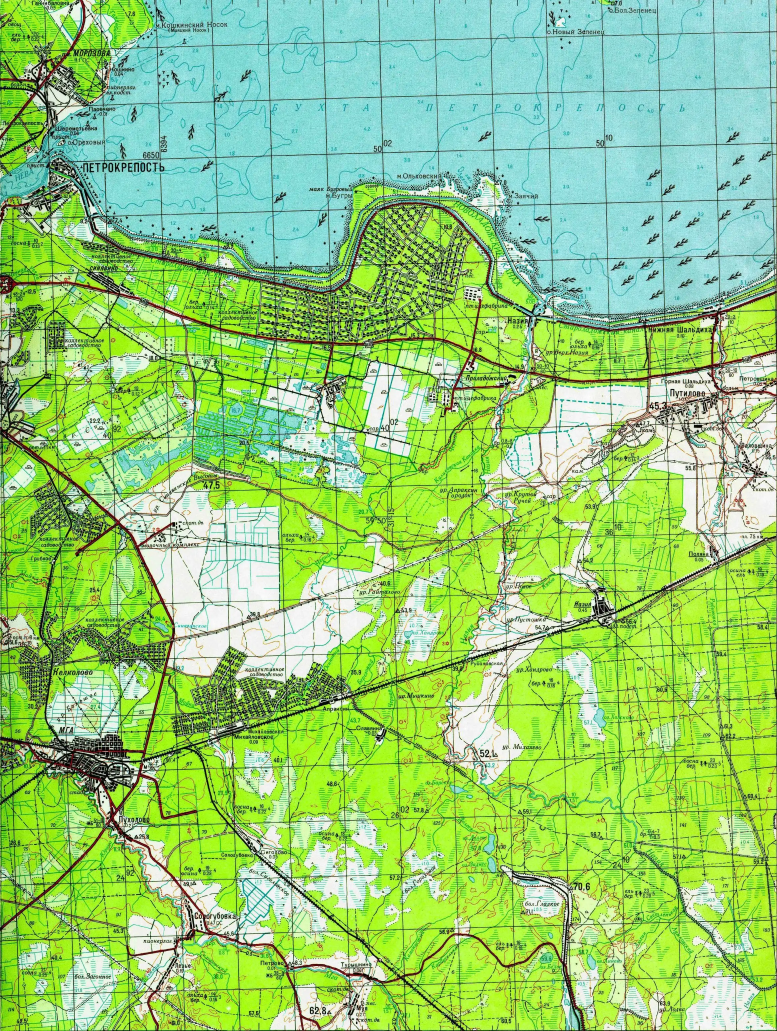
#> input picture site/overlays/genshtab_O-36-3_wgs84.webp, 2331 x 3092 px, found by its file name (shown at 1/3 size)
$ python pick_shots.py ../../site/overlays/genshtab_O-36-3_wgs84.webp
#> lines starting #> are read from the running program, lines starting #| are printed output that depends on the picture
#!/usr/bin/env python3
"""Copy chosen QA screenshots into design/qa/ as small PNGs (≤ 300 KB each, palette PNG, downscaled if needed).

  python scripts/qa/pick_shots.py research/raw/qa/iphone15/s1-02-start-overlap.png=01-start-hint-over-scale.png ...
"""
import sys
from pathlib import Path

from PIL import Image

ROOT = Path(__file__).resolve().parents[2]
DEST = ROOT / 'design' / 'qa'
LIMIT = 300 * 1024


def shrink(src: Path, dst: Path, max_w=1000):
#> called with max_w = 1000
    im = Image.open(src).convert('RGB')
#> im is the input picture: PIL image 2331x3092 RGB; mean R, G, B 150.6, 205.2, 118.9
    if im.width > max_w:
        im = im.resize((max_w, round(im.height * max_w / im.width)), Image.LANCZOS)
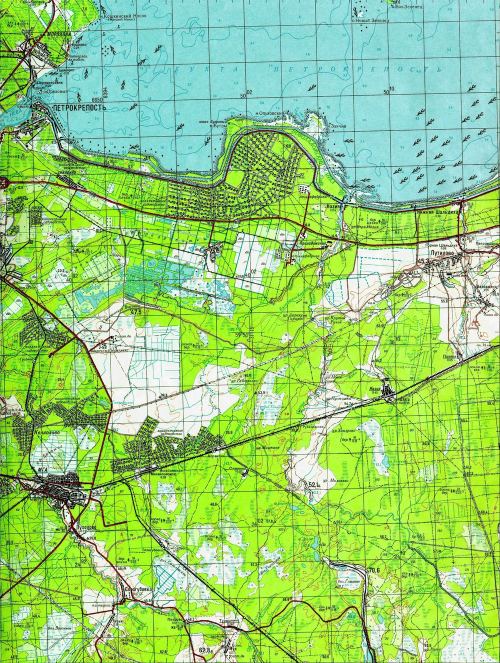
#> im: PIL image 1000x1326 RGB (shown at 1/2 size); mean R, G, B 150.7, 205.1, 119
    scale = 1.0
    for colors in (256, 192, 128, 96, 64):
        for _ in range(6):
            w, h = round(im.width * scale), round(im.height * scale)
            cur = im if scale == 1.0 else im.resize((w, h), Image.LANCZOS)
            q = cur.quantize(colors=colors, method=Image.Quantize.MEDIANCUT, dither=Image.Dither.FLOYDSTEINBERG)
            q.save(dst, optimize=True)
            if dst.stat().st_size <= LIMIT:
                return dst.stat().st_size, (w, h), colors
            scale *= 0.9
        scale = 1.0
#> this loop made 1 pass
#> pass 1, in shrink, `q.save(dst, optimize=True)`:
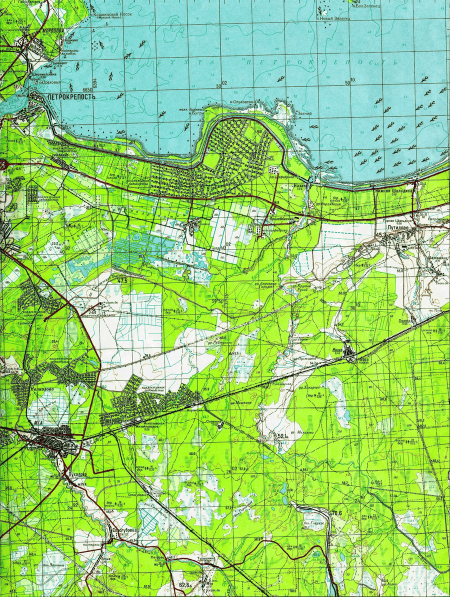
#> saved as genshtab_O-36-3_wgs84.webp: PIL image 900x1193 P (shown at 1/2 size); mean R, G, B 150.9, 205.6, 118.9
#> pass 1, in shrink, `q.save(dst, optimize=True)`:
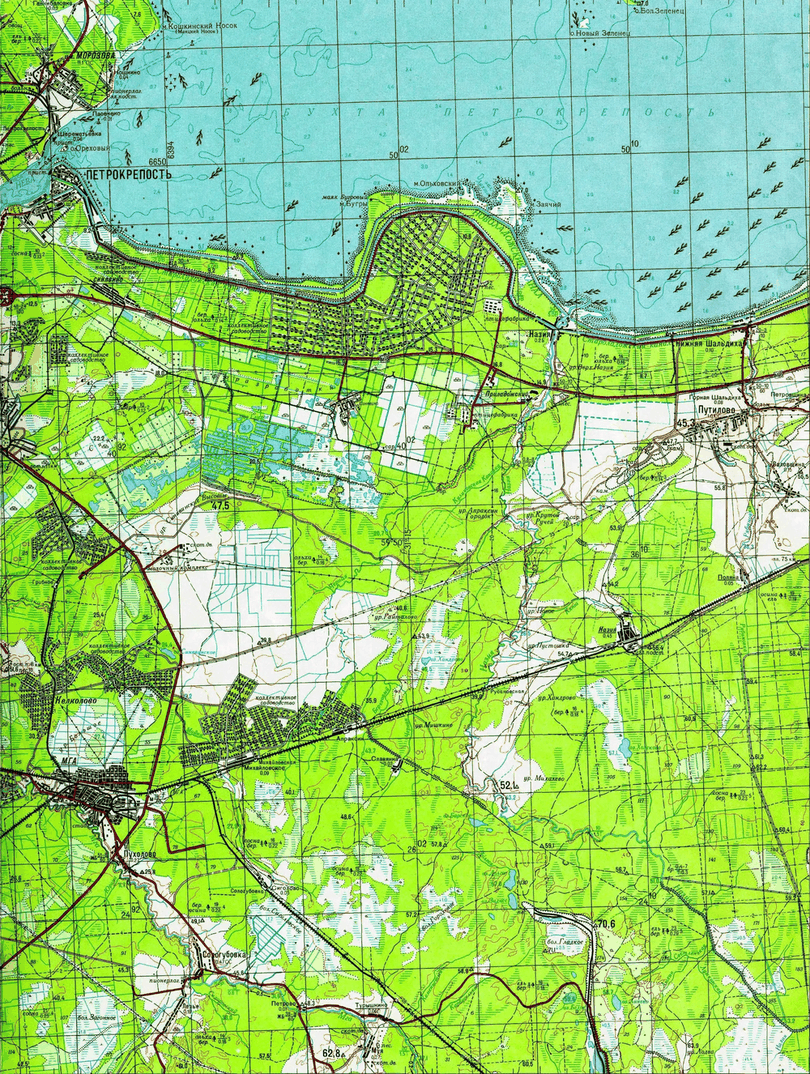
#> saved as genshtab_O-36-3_wgs84.webp: PIL image 810x1074 P; mean R, G, B 150.9, 205.7, 118.9
    return dst.stat().st_size, (w, h), colors


def main():
    DEST.mkdir(parents=True, exist_ok=True)
    for arg in sys.argv[1:]:
        src, _, name = arg.partition('=')
        src = (ROOT / src) if not Path(src).is_absolute() else Path(src)
        dst = DEST / (name or src.name)
        size, wh, colors = shrink(src, dst)
        print(f'{dst.relative_to(ROOT).as_posix()}  {size // 1024} KB  {wh[0]}×{wh[1]}  {colors} colours')


if __name__ == '__main__':
    main()
